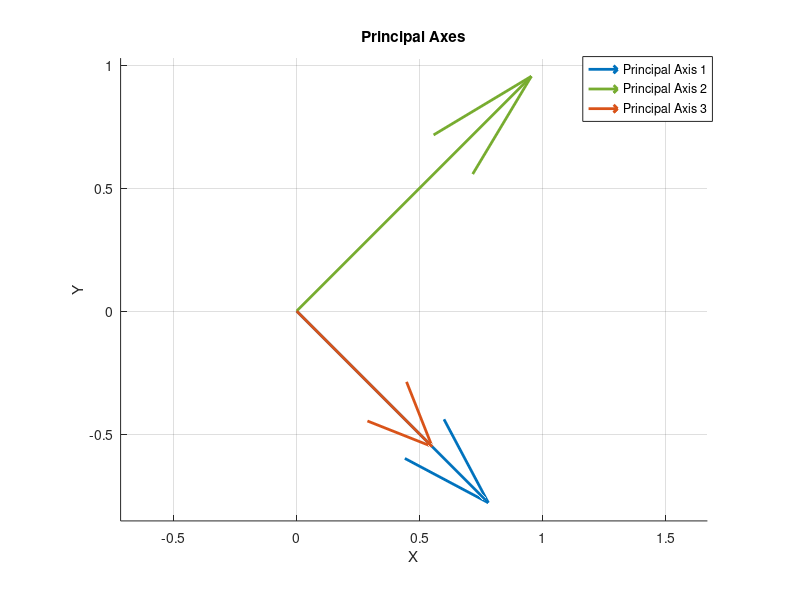

Write MATLAB code to recreate this figure.
%% Program to find the Principal Axis and the Moment of Intertial about the prin
%  -cipal axis of the Cube.
%
% Author: Sahil Raj
% Assignment 10 Problem 2

clc; clear all;

clc; clear all;

M = 1.0;
L = 1.0;

I = (M*L*L) * [
  1/3 1/4 1/4;
  1/4 1/3 1/4;
  1/4 1/4 1/3;
];

% FUNCTION TO COMPUTE THE LARGEST NON DIAGONAL ELEMENT
function res = argmaxNZ(M)
  N = size(M, 1); % the input matrix is square matrix
  mx = 0.0;
  i = 0;
  j = 0;
  thres = 1e-6;
  for n = 1:N
    for m = 1:N
      if n == m
        continue
      endif
      % non-diagonal element
      value = abs(M(n, m));
      if value > mx && value > thres
        mx = abs(M(n, m));
        i = n;
        j = m;
      endif
    endfor
  endfor
  res = [i j];
endfunction

% DIAGONALIZE THE MATRIX BY ROTATING IT ABOUT ITS MOST UNSTABLE AXIS
% Note: the matrix is assumed to be symmetric, which is true for moment
% of intertia matrix
% compute the angle of rotation

Q = eye(3);     % cumulative rotation (principal-axis basis)

D = I;
while true
  res = argmaxNZ(D);
  pI = res(1);
  pJ = res(2);
  if pI == 0 || pJ == 0
    break;
  endif

  pnum = 2 * D(pI, pJ);
  pden = D(pI, pI) - D(pJ, pJ);

  if pden == 0.0
    ang = pi/4;
  else
    ang = 0.5 * atan(pnum/pden);
  endif

  R = eye(3);
  R(pI, pI) =  cos(ang);
  R(pJ, pJ) =  cos(ang);
  R(pI, pJ) =  sin(ang);
  R(pJ, pI) = -sin(ang);

  R_ = inverse(R);

  % update the matrix
  D = R * D * R_;

  % accumulate principal-axis rotation
  Q = Q * R;
endwhile

D = (D > 1e-6) .* D;

fprintf("Principal moments:\n");
disp(D);

fprintf("Principal axes (columns are eigenvectors):\n");
disp(Q);

% --- VISUALIZE PRINCIPAL AXES ---
figure;
hold on;
axis equal;
grid on;
xlabel('X'); ylabel('Y'); zlabel('Z');
title('Principal Axes');

% origin
o = [0 0 0];

% scale for visibility
s = 1.5;

% each column of Q is an eigenvector (principal axis)
px = Q(:,1) * s;
py = Q(:,2) * s;
pz = Q(:,3) * s;

quiver3(o(1), o(2), o(3), px(1), px(2), px(3), 'LineWidth', 2);
quiver3(o(1), o(2), o(3), py(1), py(2), py(3), 'LineWidth', 2);
quiver3(o(1), o(2), o(3), pz(1), pz(2), pz(3), 'LineWidth', 2);

legend('Principal Axis 1','Principal Axis 2','Principal Axis 3');
camzoom(1.2);
rotate3d on;
